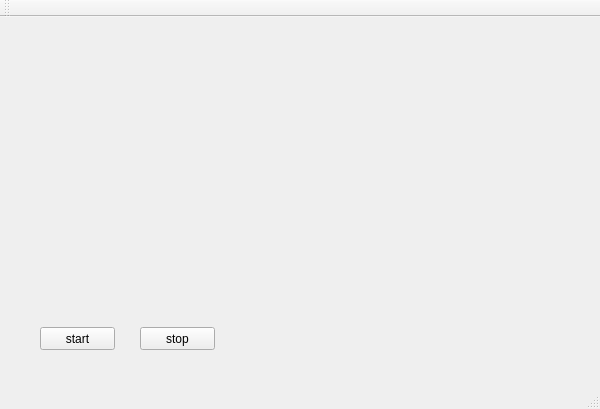
<?xml version="1.0" encoding="UTF-8"?>
<ui version="4.0">
 <class>MainWindow</class>
 <widget class="QMainWindow" name="MainWindow">
  <property name="geometry">
   <rect>
    <x>0</x>
    <y>0</y>
    <width>600</width>
    <height>409</height>
   </rect>
  </property>
  <property name="windowTitle">
   <string>MainWindow</string>
  </property>
  <widget class="QWidget" name="centralWidget">
   <widget class="QPushButton" name="startBtn">
    <property name="geometry">
     <rect>
      <x>40</x>
      <y>310</y>
      <width>75</width>
      <height>23</height>
     </rect>
    </property>
    <property name="text">
     <string>start</string>
    </property>
   </widget>
   <widget class="QPushButton" name="stopBtn">
    <property name="geometry">
     <rect>
      <x>140</x>
      <y>310</y>
      <width>75</width>
      <height>23</height>
     </rect>
    </property>
    <property name="text">
     <string>stop</string>
    </property>
   </widget>
  </widget>
  <widget class="QMenuBar" name="menuBar">
   <property name="geometry">
    <rect>
     <x>0</x>
     <y>0</y>
     <width>600</width>
     <height>23</height>
    </rect>
   </property>
  </widget>
  <widget class="QToolBar" name="mainToolBar">
   <attribute name="toolBarArea">
    <enum>TopToolBarArea</enum>
   </attribute>
   <attribute name="toolBarBreak">
    <bool>false</bool>
   </attribute>
  </widget>
  <widget class="QStatusBar" name="statusBar"/>
 </widget>
 <layoutdefault spacing="6" margin="11"/>
 <resources/>
 <connections/>
</ui>
